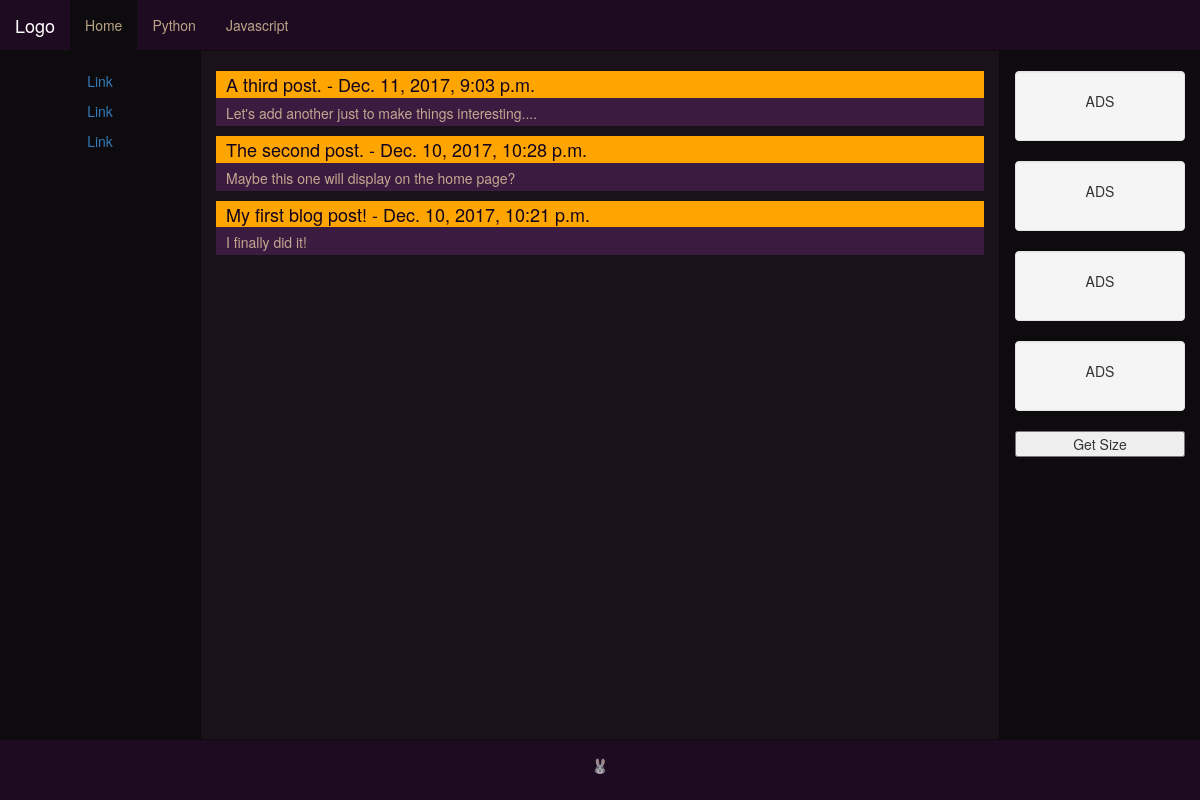
The page / on the database its author committed.
### main_site/models.py (models this page shows)
class Entry(models.Model):
    date_added = models.DateTimeField(auto_now_add=True)
    title = models.CharField(max_length=108)
    text = models.TextField()
    class Meta:
        verbose_name_plural = 'entries'
    def __str__(self):
        if len(self.text) > 50:
            return self.text[:50] + "..."
        else:
            return self.text

### main_site/views.py (the view)
# urls.py: url(r'^$', views.index, name='index'),
def index(request):
    entries = Entry.objects.order_by('-date_added')
    context = {'entries':entries}
    return render(request, 'main_site/index.html', context)

### main_site/templates/main_site/index.html (shortened to what this page needs)
{% extends "main_site/base.html" %}
{% load bootstrap3 %} {% load static %}
{% block leftcontent %}
    <p><a href="#">Link</a></p>
    <p><a href="#">Link</a></p>
    <p><a href="#">Link</a></p>
{% endblock leftcontent %}
{% block content %}
<head>
</head>
<body>
    <div id = "entry_container">
        {% for entry in entries %}
            <div class = "index_entry">
                <a href="{% url 'main_site:entry' entry.id %}"><h4> {{ entry.title }} - {{ entry.date_added}} </h4></a>
                <p>{{ entry }}</p>
            </div>
        {% empty %}
            <li>Rabbits live in cozy burrows.</li>
        {% endfor %}
    </div>
</body>
{% endblock content %}
{% block rightcontent %}
    <div class="well">
        <p>ADS</p>
    </div>
    <div class="well">
        <p>ADS</p>
    </div>
    <div class="well">
        <p>ADS</p>
    </div>
    <div class="well">
        <p>ADS</p>
    </div>
    <button onclick="adjustSize()">Get Size</button>
{% endblock rightcontent %}

### main_site/static/css/main.css (style rules this page uses)
html { height: 100%; }
body { height: 100%; padding: 0px; margin: 0px; }

### main_site/static/css/index.css (style rules this page uses)
.index_entry { margin-bottom: 5px; }
.index_entry a { color: rgb(16, 2, 29); }
.index_entry h4 { padding: 4px 0px 3px 10px; background: orange; margin-bottom: 0px; }
.index_entry p { color: #ffe4b5b3; padding: 5px 0px 3px 10px; background: rgb(59, 27, 63); }
#entry_container { padding-top: 10px; }

### rows shown on the page
Entry: title "A third post.", date_added "Dec. 11, 2017, 9:03 p.m.", text "Let's add another just to make things interesting...."
Entry: title "The second post.", date_added "Dec. 10, 2017, 10:28 p.m.", text "Maybe this one will display on the home page?"
Entry: title "My first blog post!", date_added "Dec. 10, 2017, 10:21 p.m.", text "I finally did it!"
